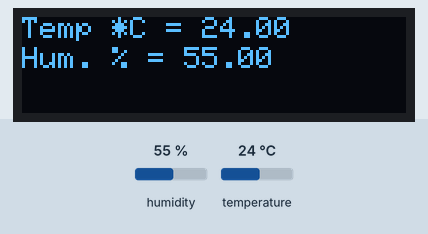
The sketch below on a simulated Arduino Leonardo, built with avr-gcc and run on an emulated ATmega32U4. Parts: 128×32 one-colour display. The inputs (shaded band) are chosen by the test bench; at power-on: humidity 55 %, temperature 24 °C. What the sketch prints to the serial monitor is not drawn.

Above: at 1.9 s.
2.0 s: humidity set to 22 %
At 2.5 s:
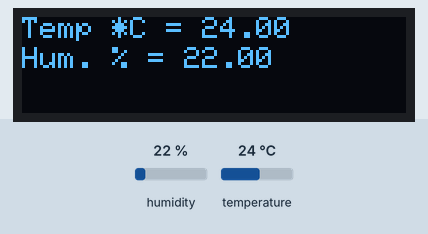
3.7 s: temperature set to 12 °C
At 4.7 s:
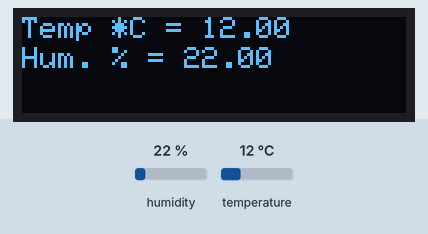
5.8 s: humidity set to 40 %
At 7.0 s:
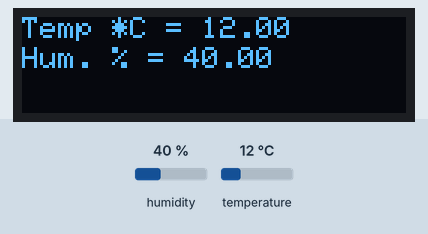
7.9 s: temperature set to 19 °C
At 9.2 s:
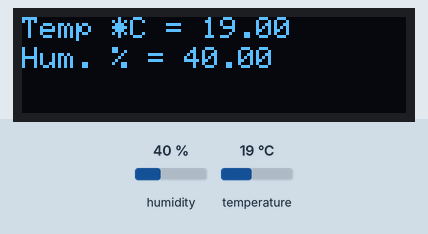
Timing chart, 0 to 10.9 s (numbered marks = the images above; inputs shaded):
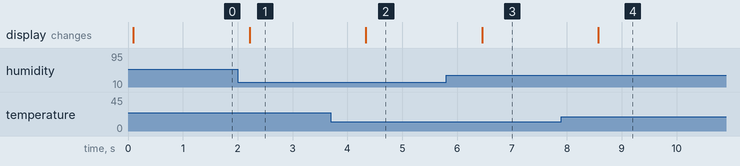

Measured:
- after the input at 2.0 s, the display: changes after 0.22 s (image 1)
- after the input at 3.7 s, the display: changes after 0.64 s (image 2)
- after the input at 5.8 s, the display: changes after 0.65 s (image 3)
- after the input at 7.9 s, the display: changes after 0.67 s (image 4)

The sketch:

SHT31test_with_OLED.ino
```cpp
/***************************************************
  This is an example for the SHT31 Zio Qwiic Temperature & Humidity (SHT31) Sensor

  Designed specifically to work with the SHT31 sensor
  ----> https://www.smart-prototyping.com/Zio-Qwiic-Temperature-Humidity-Sensor-SHT31

  These sensors use I2C to communicate, 2 pins are required to
  interface
 ****************************************************/

#include <Arduino.h>
#include <Wire.h>
#include "Adafruit_SHT31.h"
#include <Adafruit_SSD1306.h>
#include <Adafruit_GFX.h>

#define SCREEN_WIDTH 128 // OLED display width, in pixels
#define SCREEN_HEIGHT 32 // OLED display height, in pixels

// Declaration for an SSD1306 display connected to I2C (SDA, SCL pins)
#define OLED_RESET     4 // Reset pin # (or -1 if sharing Arduino reset pin)
Adafruit_SSD1306 display(SCREEN_WIDTH, SCREEN_HEIGHT, &Wire, OLED_RESET);

Adafruit_SHT31 sht31 = Adafruit_SHT31();

void setup() {
  Serial.begin(9600);

  // by default, we'll generate the high voltage from the 3.3v line internally! (neat!)
  display.begin();  // initialize with the I2C addr 0x3C (for the 128x32)
  // init done

  // Clear the buffer.
  display.clearDisplay();

  while (!Serial)
    delay(10);     // will pause Zero, Leonardo, etc until serial console opens

  Serial.println("SHT31 test");
  if (! sht31.begin(0x44)) {   // Set to 0x45 for alternate i2c addr
    Serial.println("Couldn't find SHT31");
    while (1) delay(1);
  }
}


void loop() {
  float t = sht31.readTemperature();
  float h = sht31.readHumidity();

    //OLED Display

    //Set the font and text
    display.setTextSize(1);
    display.setTextColor(WHITE);

  if (! isnan(t)) {  // check if 'is not a number'
    display.setCursor(0,0);
    Serial.print("Temp *C = "); Serial.println(t);
    display.print("Temp *C = "); display.println(t);
  } else {
    display.setCursor(0,0);
    Serial.println("Failed to read temperature");
    display.println("Failed to read temperature");
  }

  if (! isnan(h)) {  // check if 'is not a number'
    display.setCursor(0,10);
    Serial.print("Hum. % = "); Serial.println(h);
    display.print("Hum. % = "); display.println(h);
  } else {
    display.setCursor(0,18);
    Serial.println("Failed to read humidity");
    display.println("Failed to read humidity");
  }
  Serial.println();
  display.display();
  delay(1000);

  // Clear the buffer.
  display.clearDisplay();
}
```
